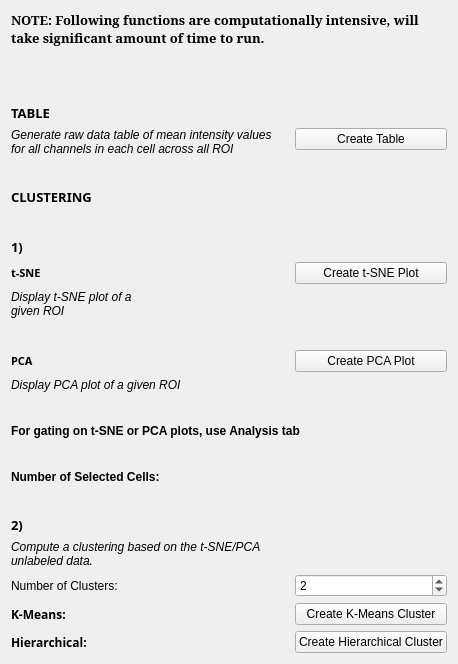
     <widget class="QWidget" name="tab_3">
      <attribute name="title">
       <string>Advanced</string>
      </attribute>
      <layout class="QFormLayout" name="formLayout_3">
       <item row="0" column="0" colspan="2">
        <widget class="QLabel" name="label_45">
         <property name="font">
          <font>
           <family>MS Serif</family>
           <pointsize>10</pointsize>
           <weight>75</weight>
           <bold>true</bold>
          </font>
         </property>
         <property name="text">
          <string>NOTE: Following functions are computationally intensive, will take significant amount of time to run.</string>
         </property>
         <property name="wordWrap">
          <bool>true</bool>
         </property>
        </widget>
       </item>
       <item row="1" column="0">
        <spacer name="horizontalSpacer_18">
         <property name="orientation">
          <enum>Qt::Horizontal</enum>
         </property>
         <property name="sizeHint" stdset="0">
          <size>
           <width>40</width>
           <height>20</height>
          </size>
         </property>
        </spacer>
       </item>
       <item row="2" column="0" colspan="2">
        <widget class="QLabel" name="advancedErrorMessage">
         <property name="palette">
          <palette>
           <active>
            <colorrole role="WindowText">
             <brush brushstyle="SolidPattern">
              <color alpha="255">
               <red>255</red>
               <green>0</green>
               <blue>0</blue>
              </color>
             </brush>
            </colorrole>
            <colorrole role="Text">
             <brush brushstyle="SolidPattern">
              <color alpha="255">
               <red>255</red>
               <green>0</green>
               <blue>0</blue>
              </color>
             </brush>
            </colorrole>
            <colorrole role="PlaceholderText">
             <brush brushstyle="SolidPattern">
              <color alpha="128">
               <red>255</red>
               <green>0</green>
               <blue>0</blue>
              </color>
             </brush>
            </colorrole>
           </active>
           <inactive>
            <colorrole role="WindowText">
             <brush brushstyle="SolidPattern">
              <color alpha="255">
               <red>255</red>
               <green>0</green>
               <blue>0</blue>
              </color>
             </brush>
            </colorrole>
            <colorrole role="Text">
             <brush brushstyle="SolidPattern">
              <color alpha="255">
               <red>255</red>
               <green>0</green>
               <blue>0</blue>
              </color>
             </brush>
            </colorrole>
            <colorrole role="PlaceholderText">
             <brush brushstyle="SolidPattern">
              <color alpha="128">
               <red>255</red>
               <green>0</green>
               <blue>0</blue>
              </color>
             </brush>
            </colorrole>
           </inactive>
           <disabled>
            <colorrole role="WindowText">
             <brush brushstyle="SolidPattern">
              <color alpha="255">
               <red>120</red>
               <green>120</green>
               <blue>120</blue>
              </color>
             </brush>
            </colorrole>
            <colorrole role="Text">
             <brush brushstyle="SolidPattern">
              <color alpha="255">
               <red>120</red>
               <green>120</green>
               <blue>120</blue>
              </color>
             </brush>
            </colorrole>
            <colorrole role="PlaceholderText">
             <brush brushstyle="SolidPattern">
              <color alpha="128">
               <red>0</red>
               <green>0</green>
               <blue>0</blue>
              </color>
             </brush>
            </colorrole>
           </disabled>
          </palette>
         </property>
         <property name="font">
          <font>
           <family>Courier</family>
           <pointsize>12</pointsize>
           <weight>75</weight>
           <bold>true</bold>
          </font>
         </property>
         <property name="text">
          <string/>
         </property>
        </widget>
       </item>
       <item row="3" column="0">
        <widget class="QLabel" name="label_43">
         <property name="font">
          <font>
           <family>Montserrat</family>
           <pointsize>10</pointsize>
           <weight>75</weight>
           <bold>true</bold>
          </font>
         </property>
         <property name="text">
          <string>TABLE</string>
         </property>
        </widget>
       </item>
       <item row="4" column="0">
        <widget class="QLabel" name="label_44">
         <property name="font">
          <font>
           <italic>true</italic>
          </font>
         </property>
         <property name="text">
          <string>Generate raw data table of mean intensity values for all channels in each cell across all ROI</string>
         </property>
         <property name="wordWrap">
          <bool>true</bool>
         </property>
        </widget>
       </item>
       <item row="4" column="1">
        <widget class="QPushButton" name="crtRawData">
         <property name="text">
          <string>Create Table</string>
         </property>
        </widget>
       </item>
       <item row="6" column="0">
        <spacer name="horizontalSpacer_20">
         <property name="orientation">
          <enum>Qt::Horizontal</enum>
         </property>
         <property name="sizeHint" stdset="0">
          <size>
           <width>40</width>
           <height>20</height>
          </size>
         </property>
        </spacer>
       </item>
       <item row="7" column="0">
        <widget class="QLabel" name="label_36">
         <property name="font">
          <font>
           <family>Montserrat</family>
           <pointsize>10</pointsize>
           <weight>75</weight>
           <bold>true</bold>
          </font>
         </property>
         <property name="text">
          <string>CLUSTERING</string>
         </property>
        </widget>
       </item>
       <item row="8" column="0">
        <spacer name="horizontalSpacer_21">
         <property name="orientation">
          <enum>Qt::Horizontal</enum>
         </property>
         <property name="sizeHint" stdset="0">
          <size>
           <width>40</width>
           <height>20</height>
          </size>
         </property>
        </spacer>
       </item>
       <item row="9" column="0">
        <widget class="QLabel" name="label_41">
         <property name="font">
          <font>
           <family>Montserrat</family>
           <pointsize>10</pointsize>
           <weight>75</weight>
           <bold>true</bold>
          </font>
         </property>
         <property name="text">
          <string>1)</string>
         </property>
        </widget>
       </item>
       <item row="10" column="0">
        <widget class="QLabel" name="label_31">
         <property name="font">
          <font>
           <family>Montserrat</family>
           <pointsize>8</pointsize>
           <weight>75</weight>
           <bold>true</bold>
          </font>
         </property>
         <property name="text">
          <string>t-SNE</string>
         </property>
        </widget>
       </item>
       <item row="10" column="1">
        <widget class="QPushButton" name="crtTsne">
         <property name="text">
          <string>Create t-SNE Plot</string>
         </property>
        </widget>
       </item>
       <item row="11" column="0">
        <widget class="QLabel" name="label_32">
         <property name="font">
          <font>
           <italic>true</italic>
          </font>
         </property>
         <property name="text">
          <string>Display t-SNE plot of a given ROI</string>
         </property>
         <property name="wordWrap">
          <bool>true</bool>
         </property>
        </widget>
       </item>
       <item row="13" column="0">
        <spacer name="horizontalSpacer_16">
         <property name="orientation">
          <enum>Qt::Horizontal</enum>
         </property>
         <property name="sizeHint" stdset="0">
          <size>
           <width>40</width>
           <height>20</height>
          </size>
         </property>
        </spacer>
       </item>
       <item row="14" column="0">
        <widget class="QLabel" name="label_33">
         <property name="font">
          <font>
           <family>Montserrat</family>
           <pointsize>8</pointsize>
           <weight>75</weight>
           <bold>true</bold>
          </font>
         </property>
         <property name="text">
          <string>PCA</string>
         </property>
        </widget>
       </item>
       <item row="14" column="1">
        <widget class="QPushButton" name="crtPCA">
         <property name="text">
          <string>Create PCA Plot</string>
         </property>
        </widget>
       </item>
       <item row="15" column="0">
        <widget class="QLabel" name="label_34">
         <property name="font">
          <font>
           <italic>true</italic>
          </font>
         </property>
         <property name="text">
          <string>Display PCA plot of a given ROI</string>
         </property>
        </widget>
       </item>
       <item row="16" column="0">
        <spacer name="horizontalSpacer_14">
         <property name="orientation">
          <enum>Qt::Horizontal</enum>
         </property>
         <property name="sizeHint" stdset="0">
          <size>
           <width>40</width>
           <height>20</height>
          </size>
         </property>
        </spacer>
       </item>
       <item row="17" column="0" colspan="2">
        <widget class="QLabel" name="label_50">
         <property name="font">
          <font>
           <weight>75</weight>
           <bold>true</bold>
          </font>
         </property>
         <property name="text">
          <string>For gating on t-SNE or PCA plots, use Analysis tab</string>
         </property>
        </widget>
       </item>
       <item row="18" column="0">
        <spacer name="horizontalSpacer_15">
         <property name="orientation">
          <enum>Qt::Horizontal</enum>
         </property>
         <property name="sizeHint" stdset="0">
          <size>
           <width>40</width>
           <height>20</height>
          </size>
         </property>
        </spacer>
       </item>
       <item row="19" column="0">
        <widget class="QLabel" name="label_35">
         <property name="font">
          <font>
           <weight>75</weight>
           <bold>true</bold>
          </font>
         </property>
         <property name="text">
          <string>Number of Selected Cells:</string>
         </property>
        </widget>
       </item>
       <item row="19" column="1">
        <widget class="QLabel" name="tsneSelectedCellsCount">
         <property name="font">
          <font>
           <weight>75</weight>
           <bold>true</bold>
          </font>
         </property>
         <property name="text">
          <string/>
         </property>
        </widget>
       </item>
       <item row="20" column="0">
        <spacer name="horizontalSpacer_17">
         <property name="orientation">
          <enum>Qt::Horizontal</enum>
         </property>
         <property name="sizeHint" stdset="0">
          <size>
           <width>40</width>
           <height>20</height>
          </size>
         </property>
        </spacer>
       </item>
       <item row="21" column="0">
        <widget class="QLabel" name="label_42">
         <property name="font">
          <font>
           <family>Montserrat</family>
           <pointsize>10</pointsize>
           <weight>75</weight>
           <bold>true</bold>
          </font>
         </property>
         <property name="text">
          <string>2)</string>
         </property>
        </widget>
       </item>
       <item row="23" column="0">
        <widget class="QLabel" name="label_37">
         <property name="font">
          <font>
           <italic>true</italic>
          </font>
         </property>
         <property name="text">
          <string>Compute a clustering based on the t-SNE/PCA unlabeled data.</string>
         </property>
         <property name="wordWrap">
          <bool>true</bool>
         </property>
        </widget>
       </item>
       <item row="24" column="0">
        <widget class="QLabel" name="label_38">
         <property name="text">
          <string>Number of Clusters:</string>
         </property>
        </widget>
       </item>
       <item row="24" column="1">
        <widget class="QSpinBox" name="nClusters">
         <property name="value">
          <number>2</number>
         </property>
        </widget>
       </item>
       <item row="25" column="0">
        <widget class="QLabel" name="label_39">
         <property name="font">
          <font>
           <family>Montserrat</family>
           <weight>75</weight>
           <bold>true</bold>
          </font>
         </property>
         <property name="text">
          <string>K-Means:</string>
         </property>
        </widget>
       </item>
       <item row="25" column="1">
        <widget class="QPushButton" name="crtKMeans">
         <property name="text">
          <string>Create K-Means Cluster</string>
         </property>
        </widget>
       </item>
       <item row="26" column="0">
        <widget class="QLabel" name="label_40">
         <property name="font">
          <font>
           <family>Montserrat</family>
           <weight>75</weight>
           <bold>true</bold>
          </font>
         </property>
         <property name="text">
          <string>Hierarchical:</string>
         </property>
        </widget>
       </item>
       <item row="26" column="1">
        <widget class="QPushButton" name="crtHierarch">
         <property name="text">
          <string>Create Hierarchical Cluster</string>
         </property>
        </widget>
       </item>
      </layout>
     </widget>
